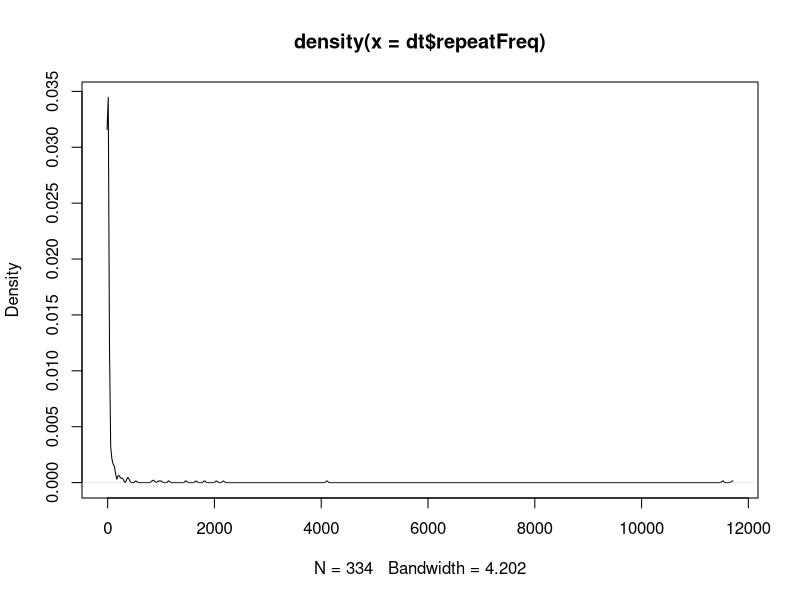
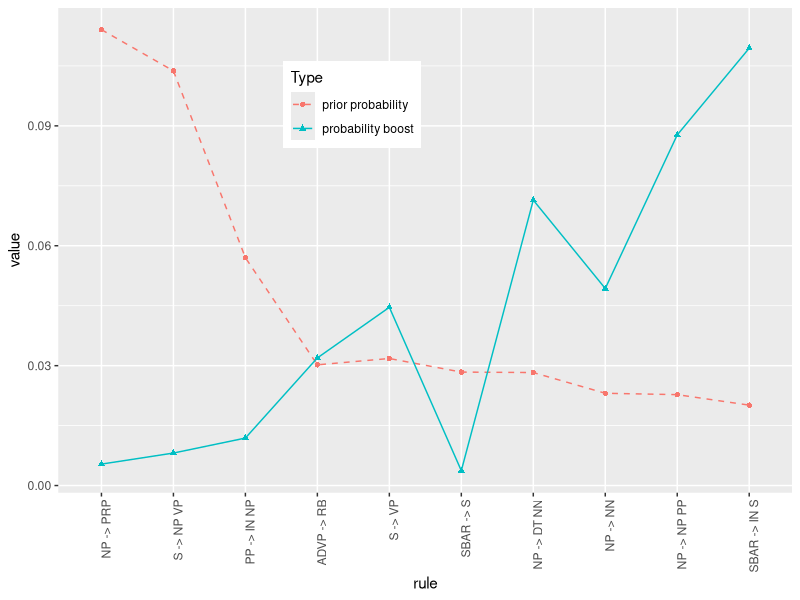
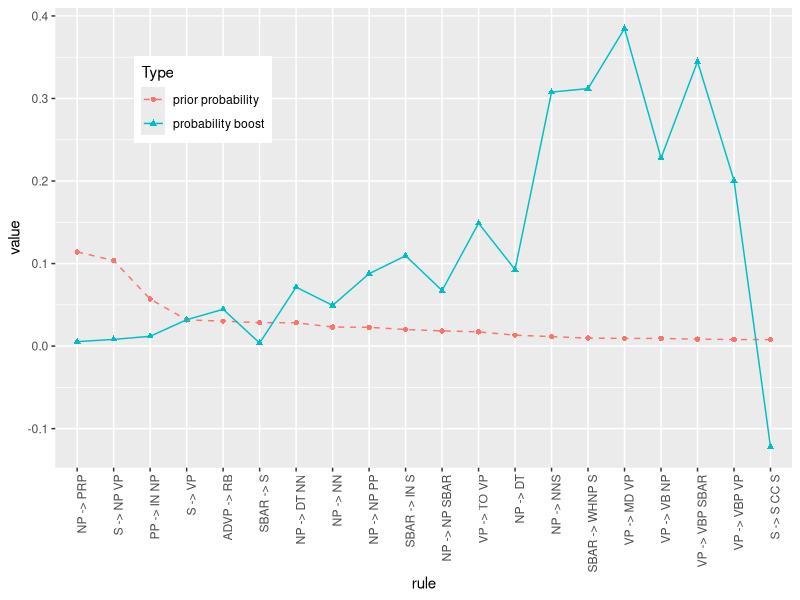

These charts were generated, in order, by the following R code:
# analyze the swbd_dysf_adjacent_pairs_count.txt results
# Yang Xu
# 10/3/2016

library(data.table)
library(ggplot2)
# library(reshape)

df = read.table(file = 'swbd_dysf_adjacent_pairs_count.txt', sep = ',', header = F)
dt = data.table(df)

colnames(dt) = c('rule', 'repeatFreq')
setkey(dt, repeatFreq)
setorder(dt, -repeatFreq)

# plot
plot(density(dt$repeatFreq))


# read data of all subrules freq
df2 = read.table(file = 'all_subrules_freq.txt', sep = ',', header = F)
dt2 = data.table(df2)
colnames(dt2) = c('rule', 'priorCount')
setkey(dt2, priorCount)
setorder(dt2, -priorCount)
dt2$priorFreq = dt2$priorCount / sum(dt2$priorCount)

# join dt and dt2
setkey(dt, rule)
setkey(dt2, rule)
dt.join = dt[dt2, nomatch = 0]
setorder(dt.join, -repeatFreq)

# plot dt.join
dt.join.sample = dt.join[1:10,]
dt.join.sample$rule = as.character(dt.join.sample$rule)
dt.join.sample$rule = factor(dt.join.sample$rule, levels = dt.join.sample$rule)
dt.join.p = melt(dt.join.sample, id.vars = 'rule')

p1 = ggplot(dt.join.p, aes(x = rule, y = value, group = variable)) +
    geom_point(aes(shape = variable))


## next, compute probBoost for each rule
df3 = read.table(file = 'pb_results_10.txt', sep = ',', header = F)
colnames(df3) = c('rule', 'probBoost')

dt.ss = dt.join.sample[, .(rule, priorFreq)]
dt.ss$probBoost = df3$probBoost
dt.ss.p = melt(dt.ss, id.vars = 'rule')

p = ggplot(dt.ss.p, aes(x = rule, y = value, group = variable)) +
    geom_point(aes(shape = variable, color = variable)) +
    geom_line(aes(lty = variable, color = variable)) +
    scale_linetype_manual(values = c(2, 1),
        name = 'Type', breaks = c('priorFreq', 'probBoost'),
        labels = c('prior probability', 'probability boost')) +
    scale_color_discrete(name = 'Type', breaks = c('priorFreq', 'probBoost'),
        labels = c('prior probability', 'probability boost')) +
    scale_shape_discrete(name = 'Type', breaks = c('priorFreq', 'probBoost'),
        labels = c('prior probability', 'probability boost')) +
    theme(axis.text.x = element_text(angle = 90, hjust = 1), legend.position=c(.4, .8))

pdf('probBoost_vs_prior_10.pdf', 5, 5)
plot(p)
dev.off()

# include the most frequent 20 rules
setorder(dt2, -priorCount)
dt.ss2 = dt2[1:20, .(rule, priorFreq)]
dt.ss2$rule = as.character(dt.ss2$rule)
dt.ss2$rule = factor(dt.ss2$rule, levels = dt.ss2$rule)

df4 = read.table(file = 'pb_results_20.txt', sep = ',', header = F)
colnames(df4) = c('rule', 'probBoost')
dt.ss2$probBoost = df4$probBoost
dt.ss2.p = melt(dt.ss2, id.vars = 'rule')

p = ggplot(dt.ss2.p, aes(x = rule, y = value, group = variable)) +
    geom_point(aes(shape = variable, color = variable)) +
    geom_line(aes(lty = variable, color = variable)) +
    scale_linetype_manual(values = c(2, 1),
        name = 'Type', breaks = c('priorFreq', 'probBoost'),
        labels = c('prior probability', 'probability boost')) +
    scale_color_discrete(name = 'Type', breaks = c('priorFreq', 'probBoost'),
        labels = c('prior probability', 'probability boost')) +
    scale_shape_discrete(name = 'Type', breaks = c('priorFreq', 'probBoost'),
        labels = c('prior probability', 'probability boost')) +
    theme(axis.text.x = element_text(angle = 90, hjust = 1), legend.position=c(.2, .8))

pdf('probBoost_vs_prior_20.pdf', 10, 5)
plot(p)
dev.off()
